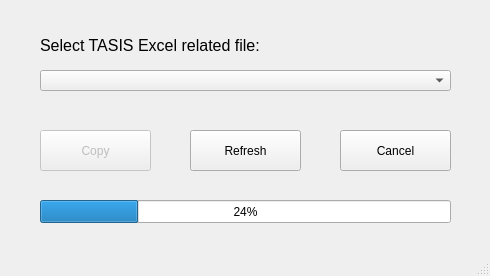
<?xml version="1.0" encoding="UTF-8"?>
<ui version="4.0">
 <class>Exporter</class>
 <widget class="QMainWindow" name="Exporter">
  <property name="enabled">
   <bool>true</bool>
  </property>
  <property name="geometry">
   <rect>
    <x>0</x>
    <y>0</y>
    <width>490</width>
    <height>276</height>
   </rect>
  </property>
  <property name="sizePolicy">
   <sizepolicy hsizetype="Fixed" vsizetype="Fixed">
    <horstretch>0</horstretch>
    <verstretch>0</verstretch>
   </sizepolicy>
  </property>
  <property name="windowTitle">
   <string>Tasis Exporter</string>
  </property>
  <widget class="QWidget" name="centralwidget">
   <widget class="QPushButton" name="copyButton">
    <property name="enabled">
     <bool>false</bool>
    </property>
    <property name="geometry">
     <rect>
      <x>40</x>
      <y>130</y>
      <width>111</width>
      <height>41</height>
     </rect>
    </property>
    <property name="text">
     <string>Copy</string>
    </property>
   </widget>
   <widget class="QPushButton" name="refreshButton">
    <property name="geometry">
     <rect>
      <x>190</x>
      <y>130</y>
      <width>111</width>
      <height>41</height>
     </rect>
    </property>
    <property name="text">
     <string>Refresh</string>
    </property>
   </widget>
   <widget class="QPushButton" name="cancelButton">
    <property name="geometry">
     <rect>
      <x>340</x>
      <y>130</y>
      <width>111</width>
      <height>41</height>
     </rect>
    </property>
    <property name="text">
     <string>Cancel</string>
    </property>
   </widget>
   <widget class="QComboBox" name="excelFile">
    <property name="geometry">
     <rect>
      <x>40</x>
      <y>70</y>
      <width>411</width>
      <height>21</height>
     </rect>
    </property>
   </widget>
   <widget class="QLabel" name="Label">
    <property name="geometry">
     <rect>
      <x>40</x>
      <y>30</y>
      <width>401</width>
      <height>31</height>
     </rect>
    </property>
    <property name="font">
     <font>
      <pointsize>12</pointsize>
     </font>
    </property>
    <property name="text">
     <string>Select TASIS Excel related file:</string>
    </property>
   </widget>
   <widget class="QProgressBar" name="progressBar">
    <property name="geometry">
     <rect>
      <x>40</x>
      <y>200</y>
      <width>411</width>
      <height>23</height>
     </rect>
    </property>
    <property name="value">
     <number>24</number>
    </property>
   </widget>
  </widget>
  <widget class="QMenuBar" name="menubar">
   <property name="geometry">
    <rect>
     <x>0</x>
     <y>0</y>
     <width>490</width>
     <height>21</height>
    </rect>
   </property>
  </widget>
  <widget class="QStatusBar" name="statusbar"/>
 </widget>
 <resources/>
 <connections/>
</ui>
